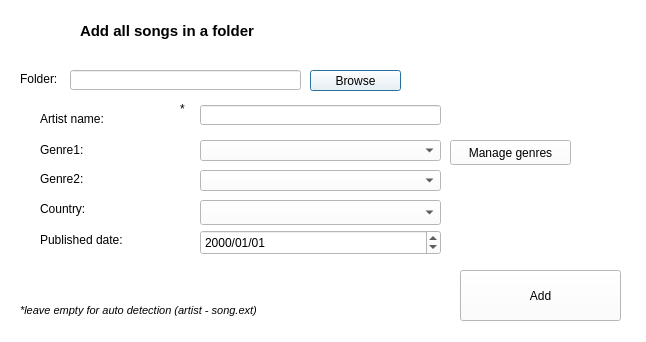
<?xml version="1.0" encoding="UTF-8"?>
<ui version="4.0">
 <class>add_full_dir</class>
 <widget class="QDialog" name="add_full_dir">
  <property name="geometry">
   <rect>
    <x>0</x>
    <y>0</y>
    <width>646</width>
    <height>342</height>
   </rect>
  </property>
  <property name="windowTitle">
   <string>Add a full directory</string>
  </property>
  <property name="styleSheet">
   <string notr="true">background-color: rgb(255, 255, 255);</string>
  </property>
  <widget class="QLabel" name="label">
   <property name="geometry">
    <rect>
     <x>80</x>
     <y>20</y>
     <width>521</width>
     <height>21</height>
    </rect>
   </property>
   <property name="font">
    <font>
     <pointsize>11</pointsize>
     <weight>75</weight>
     <bold>true</bold>
    </font>
   </property>
   <property name="text">
    <string>Add all songs in a folder</string>
   </property>
  </widget>
  <widget class="QLabel" name="label_2">
   <property name="geometry">
    <rect>
     <x>20</x>
     <y>70</y>
     <width>54</width>
     <height>17</height>
    </rect>
   </property>
   <property name="text">
    <string>Folder:</string>
   </property>
  </widget>
  <widget class="QLabel" name="label_3">
   <property name="geometry">
    <rect>
     <x>40</x>
     <y>110</y>
     <width>141</width>
     <height>17</height>
    </rect>
   </property>
   <property name="text">
    <string>Artist name:</string>
   </property>
  </widget>
  <widget class="QLabel" name="label_4">
   <property name="geometry">
    <rect>
     <x>40</x>
     <y>140</y>
     <width>131</width>
     <height>20</height>
    </rect>
   </property>
   <property name="text">
    <string>Genre1:</string>
   </property>
  </widget>
  <widget class="QLabel" name="label_5">
   <property name="geometry">
    <rect>
     <x>40</x>
     <y>170</y>
     <width>131</width>
     <height>17</height>
    </rect>
   </property>
   <property name="text">
    <string>Genre2:</string>
   </property>
  </widget>
  <widget class="QLabel" name="label_6">
   <property name="geometry">
    <rect>
     <x>20</x>
     <y>300</y>
     <width>281</width>
     <height>20</height>
    </rect>
   </property>
   <property name="font">
    <font>
     <pointsize>8</pointsize>
     <weight>50</weight>
     <italic>true</italic>
     <bold>false</bold>
     <underline>false</underline>
    </font>
   </property>
   <property name="text">
    <string>*leave empty for auto detection (artist - song.ext)</string>
   </property>
  </widget>
  <widget class="QLineEdit" name="txt_path">
   <property name="geometry">
    <rect>
     <x>70</x>
     <y>70</y>
     <width>231</width>
     <height>20</height>
    </rect>
   </property>
  </widget>
  <widget class="QLineEdit" name="txt_artistName">
   <property name="geometry">
    <rect>
     <x>200</x>
     <y>105</y>
     <width>241</width>
     <height>20</height>
    </rect>
   </property>
  </widget>
  <widget class="QLabel" name="label_7">
   <property name="geometry">
    <rect>
     <x>180</x>
     <y>100</y>
     <width>16</width>
     <height>17</height>
    </rect>
   </property>
   <property name="text">
    <string>*</string>
   </property>
  </widget>
  <widget class="QPushButton" name="f_bt_browse">
   <property name="geometry">
    <rect>
     <x>310</x>
     <y>70</y>
     <width>91</width>
     <height>21</height>
    </rect>
   </property>
   <property name="text">
    <string>Browse</string>
   </property>
  </widget>
  <widget class="QPushButton" name="f_bt_add">
   <property name="geometry">
    <rect>
     <x>460</x>
     <y>270</y>
     <width>161</width>
     <height>51</height>
    </rect>
   </property>
   <property name="text">
    <string>Add</string>
   </property>
  </widget>
  <widget class="QLabel" name="label_8">
   <property name="geometry">
    <rect>
     <x>40</x>
     <y>230</y>
     <width>141</width>
     <height>20</height>
    </rect>
   </property>
   <property name="text">
    <string>Published date:</string>
   </property>
  </widget>
  <widget class="QComboBox" name="f_cbox_genre1">
   <property name="geometry">
    <rect>
     <x>200</x>
     <y>140</y>
     <width>241</width>
     <height>21</height>
    </rect>
   </property>
   <property name="styleSheet">
    <string notr="true">selection-color: rgb(87, 118, 255);</string>
   </property>
  </widget>
  <widget class="QComboBox" name="f_cbox_genre2">
   <property name="geometry">
    <rect>
     <x>200</x>
     <y>170</y>
     <width>241</width>
     <height>21</height>
    </rect>
   </property>
   <property name="styleSheet">
    <string notr="true">selection-color: rgb(87, 118, 255);</string>
   </property>
  </widget>
  <widget class="QDateEdit" name="f_date">
   <property name="geometry">
    <rect>
     <x>200</x>
     <y>230</y>
     <width>241</width>
     <height>25</height>
    </rect>
   </property>
   <property name="displayFormat">
    <string>yyyy/MM/dd</string>
   </property>
  </widget>
  <widget class="QPushButton" name="f_bt_manageGenres">
   <property name="geometry">
    <rect>
     <x>450</x>
     <y>140</y>
     <width>121</width>
     <height>25</height>
    </rect>
   </property>
   <property name="text">
    <string>Manage genres</string>
   </property>
  </widget>
  <widget class="QLabel" name="label_9">
   <property name="geometry">
    <rect>
     <x>40</x>
     <y>200</y>
     <width>131</width>
     <height>17</height>
    </rect>
   </property>
   <property name="text">
    <string>Country:</string>
   </property>
  </widget>
  <widget class="QComboBox" name="f_cbox_country">
   <property name="geometry">
    <rect>
     <x>200</x>
     <y>200</y>
     <width>241</width>
     <height>25</height>
    </rect>
   </property>
   <property name="styleSheet">
    <string notr="true">selection-color: rgb(87, 118, 255);</string>
   </property>
   <property name="currentText">
    <string/>
   </property>
  </widget>
  <widget class="QLabel" name="label_10">
   <property name="geometry">
    <rect>
     <x>20</x>
     <y>0</y>
     <width>51</width>
     <height>51</height>
    </rect>
   </property>
   <property name="text">
    <string/>
   </property>
   <property name="pixmap">
    <pixmap resource="resources.qrc">:/icons/app-ogg.png</pixmap>
   </property>
  </widget>
 </widget>
 <resources>
  <include location="resources.qrc"/>
 </resources>
 <connections/>
</ui>
